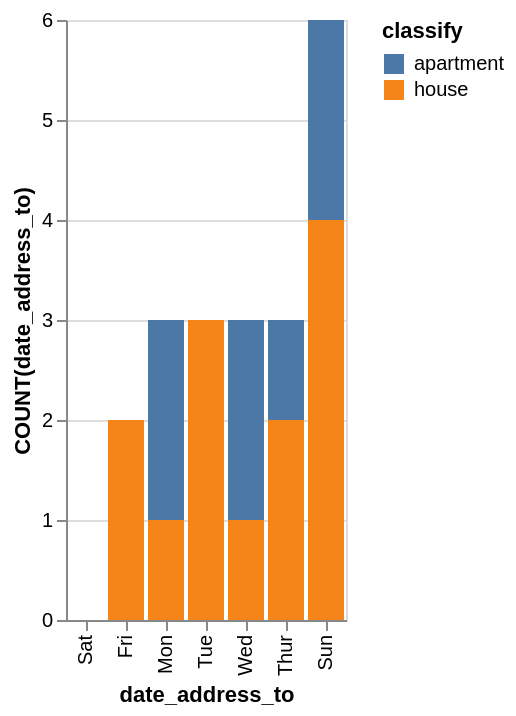

The Vega-Lite source for this figure:
### Vega-Lite specification from a JSON file in a GitHub repository (floating-point values rounded to 4 significant figures)
{"data": {"values": [{"x_data": "Mon", "y_data": 2, "classify": "apartment"}, {"x_data": "Tue", "y_data": 0, "classify": "apartment"}, {"x_data": "Wed", "y_data": 2, "classify": "apartment"}, {"x_data": "Thur", "y_data": 1, "classify": "apartment"}, {"x_data": "Fri", "y_data": 0, "classify": "apartment"}, {"x_data": "Sat", "y_data": 0, "classify": "apartment"}, {"x_data": "Sun", "y_data": 2, "classify": "apartment"}, {"x_data": "Mon", "y_data": 1, "classify": "house"}, {"x_data": "Tue", "y_data": 3, "classify": "house"}, {"x_data": "Wed", "y_data": 1, "classify": "house"}, {"x_data": "Thur", "y_data": 2, "classify": "house"}, {"x_data": "Fri", "y_data": 2, "classify": "house"}, {"x_data": "Sat", "y_data": 0, "classify": "house"}, {"x_data": "Sun", "y_data": 4, "classify": "house"}]}, "mark": "bar", "encoding": {"x": {"field": "x_data", "type": "nominal", "title": "date_address_to", "sort": {"op": "sum", "field": "y_data", "order": "ascending"}}, "y": {"field": "y_data", "type": "quantitative", "title": "COUNT(date_address_to)"}, "color": {"field": "classify"}}}
